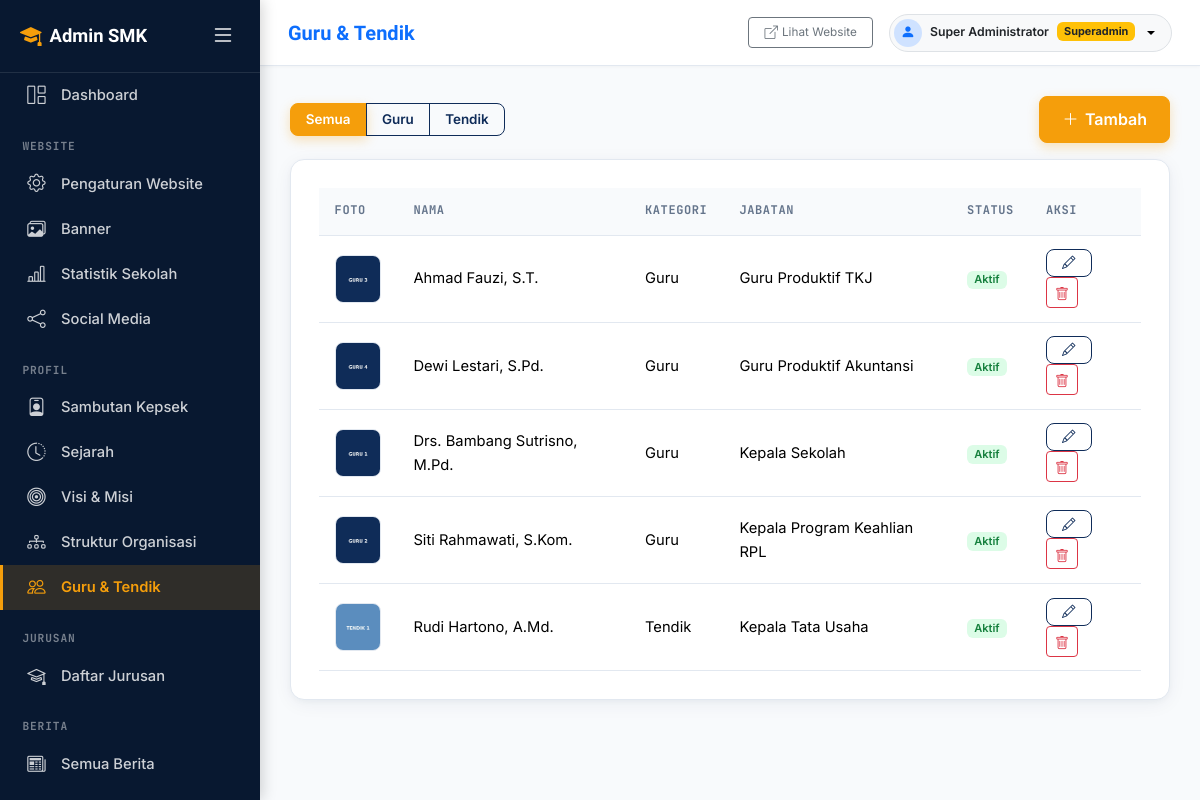
/admin/teachers/index.php (signed in), run on the app's committed database.
### tables this page shows
CREATE TABLE teachers (
  id INT UNSIGNED AUTO_INCREMENT PRIMARY KEY,
  name VARCHAR(100) NOT NULL,
  nip VARCHAR(30) DEFAULT NULL,
  nuptk VARCHAR(30) DEFAULT NULL,
  photo VARCHAR(255) DEFAULT NULL,
  subject VARCHAR(100) DEFAULT NULL,
  education VARCHAR(100) DEFAULT NULL,
  position VARCHAR(100) DEFAULT NULL,
  category ENUM('guru','tendik') NOT NULL DEFAULT 'guru',
  status ENUM('aktif','nonaktif') NOT NULL DEFAULT 'aktif',
  description TEXT,
  created_at DATETIME DEFAULT CURRENT_TIMESTAMP,
  updated_at DATETIME DEFAULT CURRENT_TIMESTAMP ON UPDATE CURRENT_TIMESTAMP
);

### includes/functions.php (called while the page is built, shortened)
<?php
function e(?string $value): string
{
    return htmlspecialchars((string) ($value ?? ''), ENT_QUOTES | ENT_SUBSTITUTE, 'UTF-8');
}

### admin/teachers/index.php (the view, shortened to what this page needs)
<?php
$db     = getDB();
$filter = $_GET['filter'] ?? 'semua';
$filter = in_array($filter, ['guru', 'tendik'], true) ? $filter : 'semua';
if ($filter === 'semua') {
    $teachers = $db->query("SELECT * FROM teachers ORDER BY category ASC, name ASC")->fetchAll();
} else {
    $stmt = $db->prepare("SELECT * FROM teachers WHERE category = ? ORDER BY name ASC");
    $stmt->execute([$filter]);
    $teachers = $stmt->fetchAll();
}
require __DIR__ . '/../includes/header.php';
require __DIR__ . '/../includes/sidebar.php';
require __DIR__ . '/../includes/topbar.php';
?>
<div class="d-flex justify-content-between align-items-center mb-3">
  <div class="btn-group">
    <a href="?filter=semua" class="btn btn-sm <?= $filter === 'semua' ? 'btn-accent' : 'btn-outline-primary-custom' ?>">Semua</a>
    <a href="?filter=guru" class="btn btn-sm <?= $filter === 'guru' ? 'btn-accent' : 'btn-outline-primary-custom' ?>">Guru</a>
    <a href="?filter=tendik" class="btn btn-sm <?= $filter === 'tendik' ? 'btn-accent' : 'btn-outline-primary-custom' ?>">Tendik</a>
  </div>
  <a href="form.php" class="btn btn-accent"><i class="bi bi-plus-lg"></i> Tambah</a>
</div>
<div class="admin-card">
  <div class="table-responsive">
    <table class="table table-admin align-middle">
      <thead><tr><th>Foto</th><th>Nama</th><th>Kategori</th><th>Jabatan</th><th>Status</th><th>Aksi</th></tr></thead>
      <tbody>
        <?php foreach ($teachers as $t): ?>
        <tr>
          <td><img src="<?= e(BASE_URL . '/' . $t['photo']) ?>" class="thumb" alt=""></td>
          <td><?= e($t['name']) ?></td>
          <td><span class="text-capitalize"><?= e($t['category']) ?></span></td>
          <td><?= e($t['position'] ?? '-') ?></td>
          <td><span class="badge <?= $t['status'] === 'aktif' ? 'badge-status-active' : 'badge-status-inactive' ?>"><?= e(ucfirst($t['status'])) ?></span></td>
          <td>
            <a href="form.php?id=<?= (int) $t['id'] ?>" class="btn btn-sm btn-outline-primary-custom"><i class="bi bi-pencil"></i></a>
            <form method="post" action="delete.php" class="d-inline" data-confirm-delete="Hapus data <?= e($t['name']) ?>?">
              <button type="submit" class="btn btn-sm btn-outline-danger"><i class="bi bi-trash"></i></button>
            </form>
          </td>
        </tr>
        <?php endforeach; ?>
      </tbody>
    </table>
  </div>
</div>
<?php require __DIR__ . '/../includes/footer.php'; ?>

### assets/css/style.css (style rules this page uses)
:root { --color-primary: #0F2C59; --color-primary-dark: #081830; --color-primary-light: #183E7A; --color-secondary: #2563EB; --color-secondary-light: #EFF6FF; --color-accent: #F59E0B; --color-accent-dark: #D97706; --color-accent-light: #FEF3C7; --color-bg: #F8FAFC; --color-surface: #FFFFFF; --color-text: #1E293B; --color-text-muted: #64748B; --color-border: #E2E8F0; --font-display: 'Sora', -apple-system, BlinkMacSystemFont, 'Segoe UI', Roboto, sans-serif; --font-body: 'Inter', -apple-system, BlinkMacSystemFont, 'Segoe UI', Roboto, sans-serif; --font-mono: 'JetBrains Mono', SFMono-Regular, Menlo, Monaco, Consolas, monospace; --radius-xl: 20px; --radius: 14px; --radius-sm: 8px; --radius-xs: 4px; --shadow-xs: 0 1px 2px 0 rgba(0, 0, 0, 0.05); --shadow-soft: 0 4px 20px -2px rgba(15, 44, 89, 0.07), 0 2px 6px -1px rgba(15, 44, 89, 0.04); --shadow-lift: 0 14px 30px -4px rgba(15, 44, 89, 0.12), 0 6px 12px -2px rgba(15, 44, 89, 0.06); --section-spacing: 5rem; }
*, *::before, *::after { box-sizing: border-box; }
html { scroll-behavior: smooth; -webkit-font-smoothing: antialiased; -moz-osx-font-smoothing: grayscale; }
body { font-family: var(--font-body); color: var(--color-text); background-color: var(--color-bg); line-height: 1.65; overflow-x: hidden; }
a { color: var(--color-secondary); text-decoration: none; transition: color 0.15s ease, opacity 0.15s ease; }
img { max-width: 100%; height: auto; display: block; }
.btn .bi { vertical-align: -0.1em; }
.btn-accent { background-color: var(--color-accent); border: 1.5px solid var(--color-accent); color: #ffffff; font-weight: 600; border-radius: var(--radius-sm); padding: 0.65rem 1.4rem; display: inline-flex; align-items: center; justify-content: center; gap: 0.4rem; vertical-align: middle; transition: transform 0.18s ease, background-color 0.18s ease, box-shadow 0.18s ease; box-shadow: 0 4px 12px rgba(245, 158, 11, 0.28); }
.btn-outline-primary-custom { border: 1.5px solid var(--color-primary); color: var(--color-primary); background-color: transparent; border-radius: var(--radius-sm); font-weight: 600; padding: 0.65rem 1.4rem; display: inline-flex; align-items: center; justify-content: center; gap: 0.4rem; vertical-align: middle; transition: all 0.18s ease; }
.btn-sm.btn-accent, .btn-sm.btn-outline-primary-custom, .btn-sm.btn-outline-secondary { padding: 0.38rem 0.95rem; font-size: 0.84rem; line-height: 1.4; border-width: 1.5px; display: inline-flex; align-items: center; justify-content: center; vertical-align: middle; }
html, body { overflow-x: hidden; max-width: 100vw; -webkit-text-size-adjust: 100%; }
button, .btn, .nav-link, .dropdown-item, .page-link { touch-action: manipulation; }

### assets/css/admin.css (style rules this page uses)
:root { --admin-sidebar-width: 260px; --admin-sidebar-collapsed-width: 72px; --color-primary: #0F2C59; --color-primary-dark: #081830; --color-secondary: #2563EB; --color-accent: #F59E0B; --color-bg: #F8FAFC; --color-surface: #FFFFFF; --color-text: #1E293B; --color-text-muted: #64748B; --color-border: #E2E8F0; --radius: 14px; --radius-sm: 8px; --shadow-soft: 0 4px 20px -2px rgba(15, 44, 89, 0.07), 0 2px 6px -1px rgba(15, 44, 89, 0.04); --shadow-lift: 0 14px 30px -4px rgba(15, 44, 89, 0.12), 0 6px 12px -2px rgba(15, 44, 89, 0.06); }
body.admin-body { background-color: var(--color-bg); color: var(--color-text); font-family: 'Inter', -apple-system, BlinkMacSystemFont, 'Segoe UI', Roboto, sans-serif; min-height: 100vh; overflow-x: hidden; }
.admin-card { background: #ffffff; border: 1px solid var(--color-border); border-radius: var(--radius); box-shadow: var(--shadow-soft); padding: 1.75rem; margin-bottom: 1.5rem; }
.table-admin { margin-bottom: 0; }
.table-admin thead th { font-family: 'JetBrains Mono', monospace; font-size: 0.75rem; font-weight: 700; text-transform: uppercase; letter-spacing: 0.05em; color: var(--color-text-muted); background-color: var(--color-bg); border-bottom: 1px solid var(--color-border); padding: 0.85rem 1rem; white-space: nowrap; }
.table-admin tbody td { vertical-align: middle; padding: 0.85rem 1rem; border-bottom: 1px solid var(--color-border); font-size: 0.92rem; }
.table-admin img.thumb { width: 48px; height: 48px; object-fit: cover; border-radius: 8px; border: 1px solid var(--color-border); }
.badge-status-publish, .badge-status-active, .badge-status-accepted { background-color: #DCFCE7; color: #15803D; font-weight: 600; }

### data on the page
teachers: photo (picture), name "Ahmad Fauzi, S.T.", category "Guru", position "Guru Produktif TKJ", status "Aktif"
teachers: photo (picture), name "Dewi Lestari, S.Pd.", category "Guru", position "Guru Produktif Akuntansi", status "Aktif"
teachers: photo (picture), name "Drs. Bambang Sutrisno, M.Pd.", category "Guru", position "Kepala Sekolah", status "Aktif"
teachers: photo (picture), name "Siti Rahmawati, S.Kom.", category "Guru", position "Kepala Program Keahlian RPL", status "Aktif"
teachers: photo (picture), name "Rudi Hartono, A.Md.", category "Tendik", position "Kepala Tata Usaha", status "Aktif"

### other printed values
$pageTitle "Guru & Tendik"
$_SESSION['admin_name'] "Super Administrator"
$_SESSION['admin_role'] "Superadmin"
